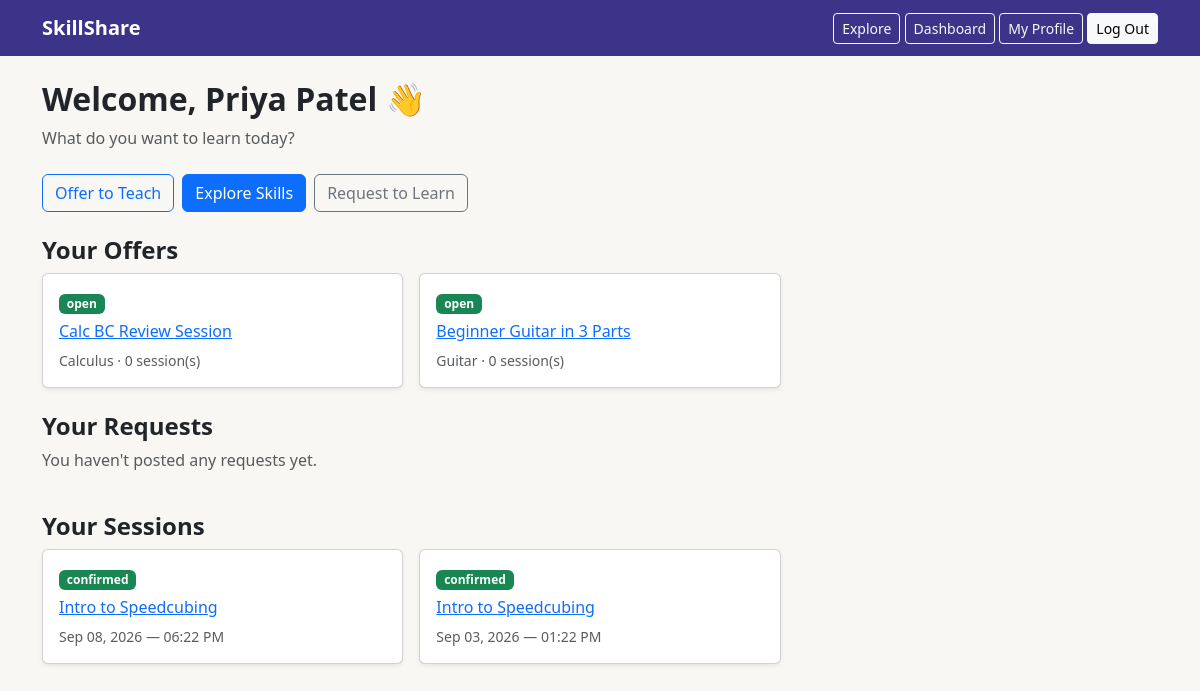
Page /dashboard (signed in) on the committed database.
### models.py (models this page shows, shortened)
class User(UserMixin, db.Model):
    id = db.Column(db.Integer, primary_key=True)
    name = db.Column(db.String(100), nullable=False)
    email = db.Column(db.String(120), unique=True, nullable=False)
    password_hash = db.Column(db.String(200), nullable=False)
    bio = db.Column(db.Text, nullable=True)
    grade = db.Column(db.String(20), nullable=True)
    courses_completed = db.Column(db.Text, nullable=True)  # free text, e.g. "AP Bio, Algebra II, Spanish 3"

class Offer(db.Model):
    id = db.Column(db.Integer, primary_key=True)
    teacher_id = db.Column(db.Integer, db.ForeignKey("user.id"), nullable=False)
    skill_id = db.Column(db.Integer, db.ForeignKey("skill.id"), nullable=False)
    title = db.Column(db.String(150), nullable=False)
    description = db.Column(db.Text, nullable=True)
    level = db.Column(db.String(20), nullable=False)
    max_attendees = db.Column(db.Integer, default=10)
    status = db.Column(db.String(20), default="open")
    format = db.Column(db.String(20), default="live")  # "live" or "recorded"
    teacher = db.relationship("User", backref="offers")
    skill = db.relationship("Skill", backref="offers")

class Skill(db.Model):
    id = db.Column(db.Integer, primary_key=True)
    name = db.Column(db.String(100), nullable=False)
    category = db.Column(db.String(50), nullable=False)  # e.g. Technology, Music, Sports

class Enrollment(db.Model):
    id = db.Column(db.Integer, primary_key=True)
    session_id = db.Column(db.Integer, db.ForeignKey("session.id"), nullable=False)
    student_id = db.Column(db.Integer, db.ForeignKey("user.id"), nullable=False)
    status = db.Column(db.String(20), default="confirmed")  # confirmed / waitlisted
    attended = db.Column(db.Boolean, nullable=True)  # None = not marked yet, True/False once teacher marks it
    session = db.relationship("Session", backref="enrollments")
    student = db.relationship("User", backref="enrollments")

class Session(db.Model):
    id = db.Column(db.Integer, primary_key=True)
    offer_id = db.Column(db.Integer, db.ForeignKey("offer.id"), nullable=False)
    start_time = db.Column(db.DateTime, nullable=False)
    end_time = db.Column(db.DateTime, nullable=False)
    meeting_link = db.Column(db.String(300), nullable=True)
    recording_url = db.Column(db.String(300), nullable=True)
    offer = db.relationship("Offer", backref="sessions")
    RECORDING_GRACE_HOURS = 48

### app.py (the view)
@app.route("/dashboard")
@login_required
def dashboard():
    my_offers = Offer.query.filter_by(teacher_id=current_user.id).all()
    my_requests = Request.query.filter_by(student_id=current_user.id).all()
    my_enrollments = Enrollment.query.filter_by(student_id=current_user.id).all()
    my_sessions = [s for offer in my_offers for s in offer.sessions]
    sessions_needing_recording = [s for s in my_sessions if s.recording_status in ("pending", "overdue")]
    return render_template(
        "dashboard.html",
        my_offers=my_offers,
        my_requests=my_requests,
        my_enrollments=my_enrollments,
        sessions_needing_recording=sessions_needing_recording,
    )

### app.py (called while the page is built)
@login_manager.user_loader
def load_user(user_id):
    return User.query.get(int(user_id))

### templates/dashboard.html (shortened to what this page needs)
{% extends "base.html" %}
{% block content %}
<h2 class="fw-bold">Welcome, {{ current_user.name }} 👋</h2>
<p class="text-muted">What do you want to learn today?</p>
<div class="d-flex gap-2 mb-4">
    <a href="{{ url_for('new_offer') }}" class="btn btn-outline-primary mt-2">Offer to Teach</a>
    <a href="{{ url_for('explore') }}" class="btn btn-primary mt-2">Explore Skills</a>
    <a href="{{ url_for('new_request') }}" class="btn btn-outline-secondary mt-2">Request to Learn</a>
</div>
<h4 class="fw-bold mt-4">Your Offers</h4>
<div class="row g-3 mb-4">
    {% for offer in my_offers %}
    <div class="col-md-4">
        <div class="card h-100 shadow-sm">
            <div class="card-body">
                <span class="badge bg-{{ 'success' if offer.status == 'open' else 'secondary' }} mb-2">{{ offer.status }}</span>
                <h6 class="card-title"><a href="{{ url_for('offer_detail', offer_id=offer.id) }}">{{ offer.title }}</a></h6>
                <p class="text-muted small mb-0">{{ offer.skill.name }} · {{ offer.sessions|length }} session(s)</p>
            </div>
        </div>
    </div>
    {% else %}
    <p class="text-muted">You haven't posted any offers yet.</p>
    {% endfor %}
</div>
<h4 class="fw-bold">Your Requests</h4>
<div class="row g-3 mb-4">
    {% for req in my_requests %}
    <div class="col-md-4">
        <div class="card h-100 shadow-sm">
            <div class="card-body">
                <span class="badge bg-{{ 'warning' if req.status == 'open' else 'success' }} mb-2">{{ req.status }}</span>
                <h6 class="card-title">{{ req.skill.name }}</h6>
                <p class="text-muted small mb-0">{{ req.description or "No details provided." }}</p>
            </div>
        </div>
    </div>
    {% else %}
    <p class="text-muted">You haven't posted any requests yet.</p>
    {% endfor %}
</div>
<h4 class="fw-bold">Your Sessions</h4>
<div class="row g-3">
    {% for enrollment in my_enrollments %}
    <div class="col-md-4">
        <div class="card h-100 shadow-sm">
            <div class="card-body">
                <span class="badge bg-{{ 'success' if enrollment.status == 'confirmed' else 'warning' }} mb-2">{{ enrollment.status }}</span>
                <h6 class="card-title"><a href="{{ url_for('offer_detail', offer_id=enrollment.session.offer.id) }}">{{ enrollment.session.offer.title }}</a></h6>
                <p class="text-muted small mb-0">{{ enrollment.session.start_time.strftime('%b %d, %Y — %I:%M %p') }}</p>
            </div>
        </div>
    </div>
    {% else %}
    <p class="text-muted">You haven't RSVP'd to any sessions yet.</p>
    {% endfor %}
</div>
{% endblock %}

### static/style.css (style rules this page uses)
body { background-color: #f8f7f4; }

### rows in the picture
User: name "Priya Patel"
Offer: status "open", title "Calc BC Review Session", skill.name "Calculus", sessions|length "0"
Offer: status "open", title "Beginner Guitar in 3 Parts", skill.name "Guitar", sessions|length "0"
Enrollment: status "confirmed", session.offer "Intro to Speedcubing", session.start_time "Sep 08, 2026 — 06:22 PM"
Enrollment: status "confirmed", session.offer "Intro to Speedcubing", session.start_time "Sep 03, 2026 — 01:22 PM"
